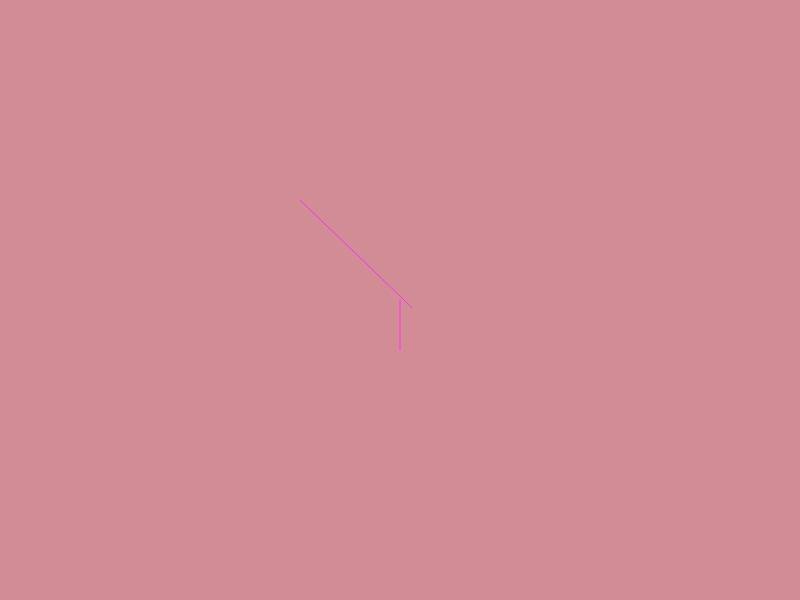
Frame 1 (no input)
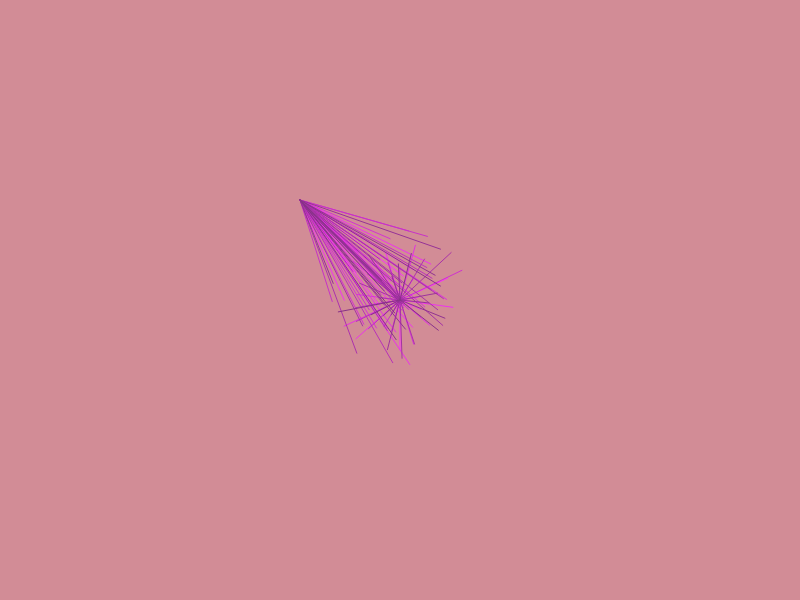
Frame 60 (no input)
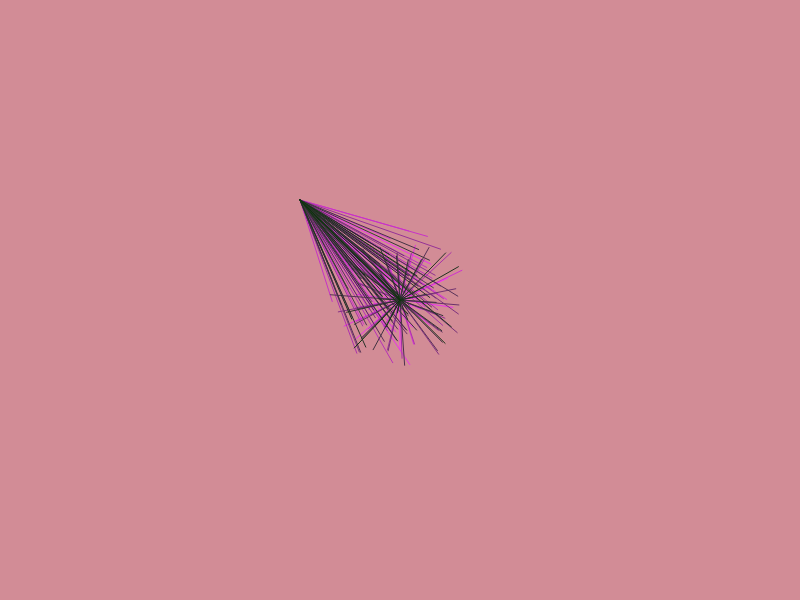
Frame 120 (the mouse pressed at the canvas centre since frame 60)

The p5.js sketch that drew these frames (run headless with seeded random() and noise() and a simulated clock; from frame 60 on, the mouse is pressed at the canvas centre):

// p5.js sketch
// ── sketch.js
let clock;
let clock2;

let x1;
let y1;
let angle1 = 0;
let angle2 = 0;
let strokeCol = 254;
let strokeChange = -1;

function setup(){
createCanvas(800,600);
background(210, 140, 150);


}

function draw(){
x1 = width/2;
y1 = height/2;

clock = new Clocks(x1, y1);
clock2 = new Clocks(300,200);
clock.display();
clock2.display();


}

class Clocks {

constructor(x,y){
this.x = x;
this.y = y;

}

display(){



let scalar = random(0,70);

let x2 = width/2+scalar*sin(angle1);
let y2 = height/2+scalar*cos(angle2);

strokeCol+=strokeChange;
if(strokeCol>254){
strokeChange = -1;
}
if(strokeCol<0){
strokeChange = 1;
}
strokeWeight(1);
stroke(strokeCol,50, strokeCol);

line(this.x, this.y, x2, y2);


angle1++;
angle2++;




}



}
